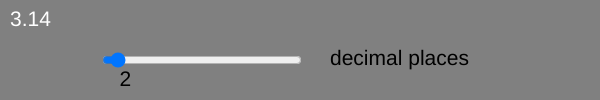
Frame 1 (no input)
Frame 60 (no input): identical to frame 1, image omitted
Frame 120 (the mouse pressed at the canvas centre since frame 60): identical to frame 1, image omitted

The p5.js sketch that drew this single still picture (run headless with seeded random() and noise() and a simulated clock; from frame 60 on, the mouse is pressed at the canvas centre):

// p5.js sketch
// ── sketch.js
x = 100;
y = 50;
offset = 3.8;

function setup() {
  createCanvas(600, 100);

  piSlider = createSlider(0, 48, 2);
  piSlider.style('width', '200px')
  piSlider.position(x, y);

}

function draw() {
  background('grey');
  textSize(21);
  fill(255);
  var d = piSlider.value();
  text(Math.PI.toFixed(d), 10, 10, windowWidth, windowHeight);
  fill(0);
  text("decimal places", piSlider.width + 30 + x, y + 15);
  text(d, x + 12 + (d*offset) , piSlider.height + y + 20);
  console.log(piSlider.width)
}
